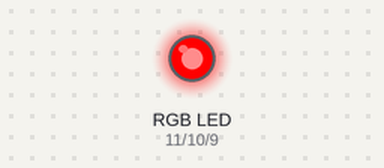
Recording of a sketch running on a simulated Arduino Uno, built with avr-gcc and run on an emulated ATmega328P. Parts: an RGB LED mixed from three pins (HIGH = lit).

Above: at 0.5 s.
At 1.5 s:
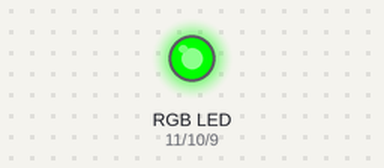
At 2.5 s:
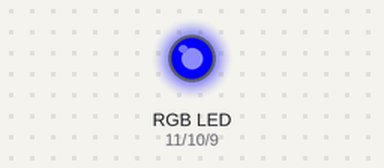
At 3.5 s:
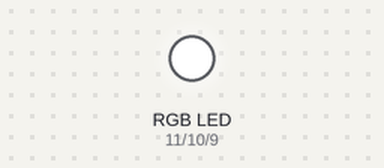
At 4.5 s:
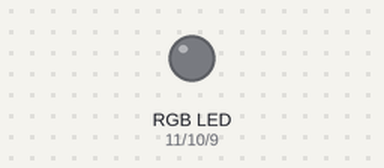
Timing chart, 0 to 6.5 s (numbered marks = the images above):
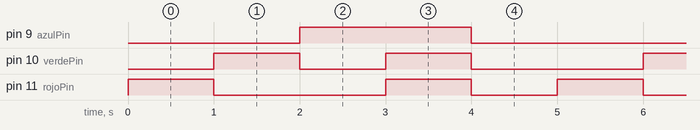

The sketch:

Ejemplo_RGB.ino
```cpp
// Definir los pines para los colores
const int rojoPin = 11;
const int verdePin = 10;
const int azulPin = 9;

void setup() {
  // Configurar los pines como salida
  pinMode(rojoPin, OUTPUT);
  pinMode(verdePin, OUTPUT);
  pinMode(azulPin, OUTPUT);
}

void loop() {
  // Cambiar colores ciclando entre Rojo, Verde, Azul y Blanco

  // Rojo
  setColor(255, 0, 0);  // Máxima intensidad en rojo
  delay(1000);          // Esperar 1 segundo

  // Verde
  setColor(0, 255, 0);  // Máxima intensidad en verde
  delay(1000);

  // Azul
  setColor(0, 0, 255);  // Máxima intensidad en azul
  delay(1000);

  // Blanco (combinación de los tres)
  setColor(255, 255, 255);  // Máxima intensidad en rojo, verde y azul
  delay(1000);

  // Apagar el LED
  setColor(0, 0, 0);  // Apagar todos los colores
  delay(1000);
}

// Función para ajustar los colores
void setColor(int rojo, int verde, int azul) {
  analogWrite(rojoPin, rojo);   // Controla la intensidad del rojo
  analogWrite(verdePin, verde); // Controla la intensidad del verde
  analogWrite(azulPin, azul);   // Controla la intensidad del azul
}
```

Measured:
- by itself, pin 9 (azulPin): alternates HIGH for 2.0 s and LOW for 3.0 s
- by itself, pin 10 (verdePin): repeats every 5.0 s: LOW 1.0 s, HIGH 1.0 s, LOW 2.0 s, HIGH 1.0 s
- by itself, pin 11 (rojoPin): repeats every 5.0 s: LOW 2.0 s, HIGH 1.0 s, LOW 1.0 s, HIGH 1.0 s
